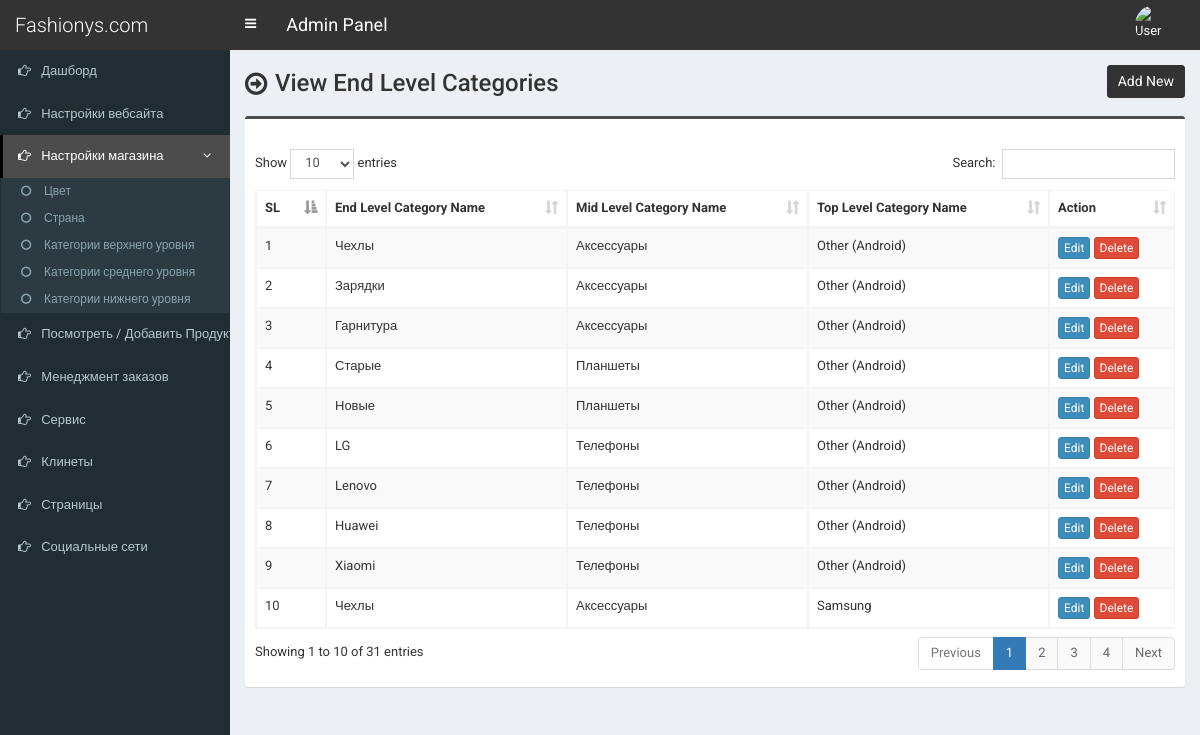
Screenshot of /admin/end-category.php (signed in) with the database file from the repository.
### tables this page shows
CREATE TABLE `tbl_end_category` (
  `ecat_id` int(11) NOT NULL,
  `ecat_name` varchar(255) NOT NULL,
  `mcat_id` int(11) NOT NULL
);

CREATE TABLE `tbl_mid_category` (
  `mcat_id` int(11) NOT NULL,
  `mcat_name` varchar(255) NOT NULL,
  `tcat_id` int(11) NOT NULL
);

CREATE TABLE `tbl_top_category` (
  `tcat_id` int(11) NOT NULL,
  `tcat_name` varchar(255) NOT NULL,
  `show_on_menu` int(1) NOT NULL
);

### admin/end-category.php (the view, shortened to what this page needs)
<?php require_once('header.php'); ?>
<section class="content-header">
	<div class="content-header-left">
		<h1>View End Level Categories</h1>
	</div>
	<div class="content-header-right">
		<a href="end-category-add.php" class="btn btn-primary btn-sm">Add New</a>
	</div>
</section>
<section class="content">
  <div class="row">
    <div class="col-md-12">
      <div class="box box-info">
        <div class="box-body table-responsive">
          <table id="example1" class="table table-bordered table-striped">
			<thead>
			    <tr>
			        <th>SL</th>
			        <th>End Level Category Name</th>
                    <th>Mid Level Category Name</th>
                    <th>Top Level Category Name</th>
			        <th>Action</th>
			    </tr>
			</thead>
            <tbody>
            	<?php
            	$i=0;
            	$statement = $pdo->prepare("SELECT *
                                    FROM tbl_end_category t1
                                    JOIN tbl_mid_category t2
                                    ON t1.mcat_id = t2.mcat_id
                                    JOIN tbl_top_category t3
                                    ON t2.tcat_id = t3.tcat_id
                                    ORDER BY t1.ecat_id DESC
                                    ");
            	$statement->execute();
            	$result = $statement->fetchAll(PDO::FETCH_ASSOC);
            	foreach ($result as $row) {
            		$i++;
            		?>
					<tr>
	                    <td><?php echo $i; ?></td>
	                    <td><?php echo $row['ecat_name']; ?></td>
                        <td><?php echo $row['mcat_name']; ?></td>
                        <td><?php echo $row['tcat_name']; ?></td>
	                    <td>
	                        <a href="end-category-edit.php?id=<?php echo $row['ecat_id']; ?>" class="btn btn-primary btn-xs">Edit</a>
	                        <a href="#" class="btn btn-danger btn-xs" data-href="end-category-delete.php?id=<?php echo $row['ecat_id']; ?>" data-toggle="modal" data-target="#confirm-delete">Delete</a>
	                    </td>
	                </tr>
            		<?php
            	}
            	?>
            </tbody>
          </table>
        </div>
      </div>
</section>
<?php require_once('footer.php'); ?>

### admin/style.css (style rules this page uses)
body { font-size: 13px; font-family: 'Roboto', sans-serif; }
.content-header>h1, .content-header .content-header-left h1 { font-family: 'Roboto', sans-serif; }
.box-info { padding-top: 20px; }
.content-header { overflow: hidden; }
.content-header .content-header-left { float: left; padding-top: 5px; }
.content-header .content-header-right { float: right; }
.content-header .content-header-left h1 { margin-top: 0; margin-bottom: 0; padding-left: 30px; padding-bottom: 5px; font-size: 24px; position: relative; }
.content-header .content-header-left h1:before { position: absolute; top: 0; left: 0; font-family: 'FontAwesome', sans-serif; font-size: 26px; content: '\f18e'; }
.content-header .content-header-right a { position: relative; font-size: 14px; }
.box.box-info { border-top-color: #4c4c4c; }
.content-header .content-header-right a { background-color: #333333; border-color: #333333; }

### rows the page displays
tbl_end_category: ecat_name "Чехлы", mcat.mcat_name "Аксессуары", tbl_top_category.tcat_name "Other (Android)"
tbl_end_category: ecat_name "Зарядки", mcat.mcat_name "Аксессуары", tbl_top_category.tcat_name "Other (Android)"
tbl_end_category: ecat_name "Гарнитура", mcat.mcat_name "Аксессуары", tbl_top_category.tcat_name "Other (Android)"
tbl_end_category: ecat_name "Старые", mcat.mcat_name "Планшеты", tbl_top_category.tcat_name "Other (Android)"
tbl_end_category: ecat_name "Новые", mcat.mcat_name "Планшеты", tbl_top_category.tcat_name "Other (Android)"
tbl_end_category: ecat_name "LG", mcat.mcat_name "Телефоны", tbl_top_category.tcat_name "Other (Android)"
tbl_end_category: ecat_name "Lenovo", mcat.mcat_name "Телефоны", tbl_top_category.tcat_name "Other (Android)"
tbl_end_category: ecat_name "Huawei", mcat.mcat_name "Телефоны", tbl_top_category.tcat_name "Other (Android)"
tbl_end_category: ecat_name "Xiaomi", mcat.mcat_name "Телефоны", tbl_top_category.tcat_name "Other (Android)"
tbl_end_category: ecat_name "Чехлы", mcat.mcat_name "Аксессуары", tbl_top_category.tcat_name "Samsung"
